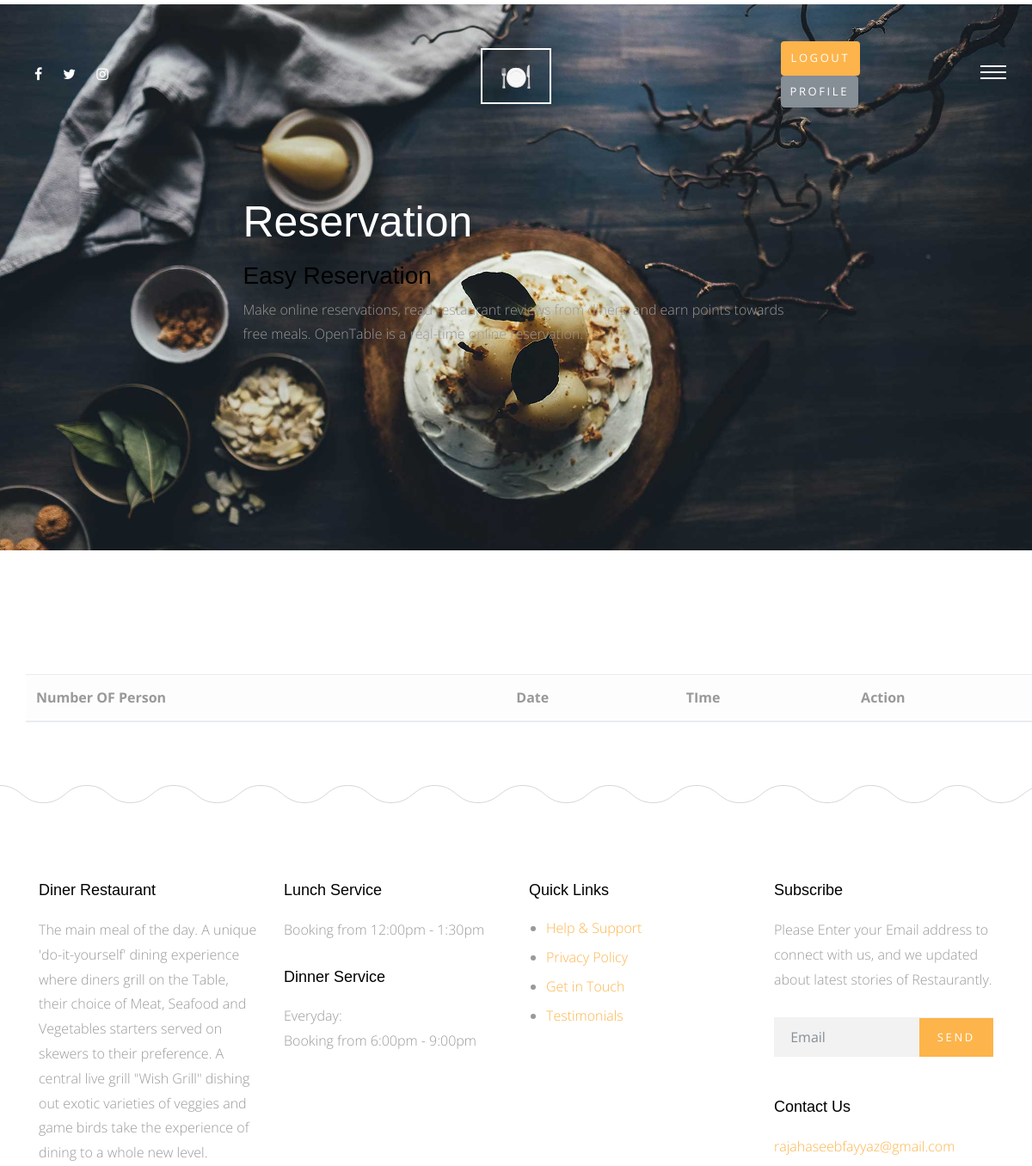
Page /reserve_table/user_detail (signed in, upper part) on the earlier database version.
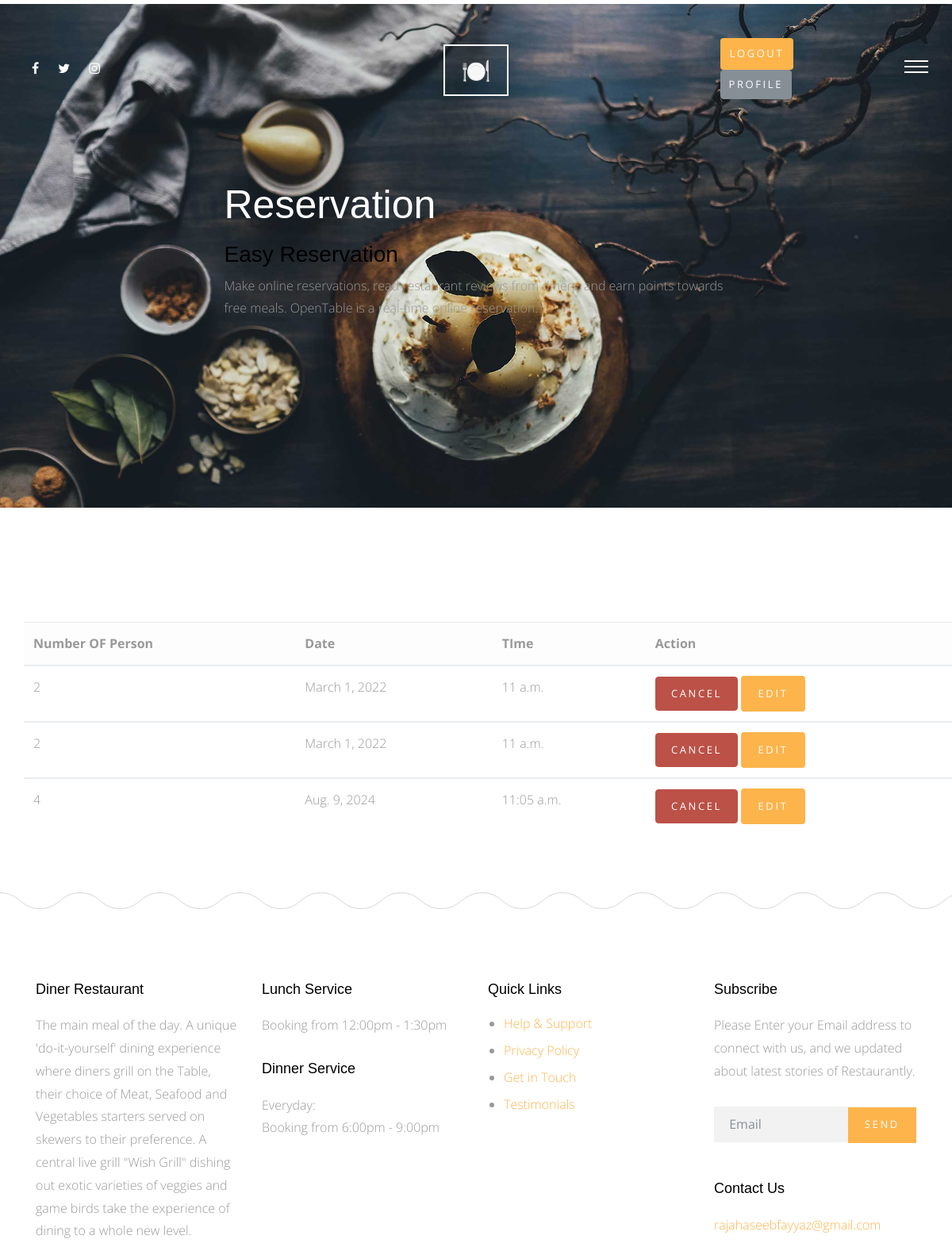
Same page on the later database version.
### reservation/models.py (models this page shows, shortened)
class Reservation(models.Model):
    user = models.ForeignKey(User, on_delete=models.CASCADE)
    number_of_persons = models.IntegerField()
    date = models.DateField()
    time = models.TimeField()
    class Meta:
        verbose_name = 'reservation'
        verbose_name_plural = 'reservations'

### reservation/views.py (the view)
# urls.py: path('user_detail', views.customer_detail, name='user_detail'),
def customer_detail(request):
    if request.user.is_authenticated:
        detail = Reservation.objects.filter(user__id = request.user.id)
    else:
        messages.error(request, "You must be logged in to see reservations made by you!")
        detail = None
    context = {'detail':detail}
    return render(request , 'user_detail.html' , context)

### reservation/templates/user_detail.html (shortened to what this page needs)
{% extends 'base.html' %}
{% load bootstrap4 %}
{% load static %}
{% block body %}
<div class="main-wrap">
    <div class="cover_1 cover_sm">
        <div class="img_bg" style="background-image: url({% static 'img/slider-1.jpg' %})"
            data-stellar-background-ratio="0.5">
            <div class="container">
                <div class="row align-items-center justify-content-center">
                    <div class="col-md-7" data-aos="fade-up">
                        <h2 class="heading">Reservation</h2>
                        <h3>Easy Reservation</h3>
                        <p>Make online reservations, read restaurant reviews from diners, and earn points towards free
                            meals. OpenTable is a real-time online reservation.</p>
                    </div>
                </div>
            </div>
        </div>
    </div>
</div>
{% if request.user.is_authenticated %}
<table class="table table-centered w-100 dt-responsive nowrap" id="products-datatable" style='margin-left:30px;'>
    <thead class="table-light">
        <tr>
            <th scope="col"> Number OF Person</th>
            <th scope="col"> Date</th>
            <th scope="col"> TIme</th>
            <th scope="col">Action</th>
        </tr>
    </thead>
    {% if detail %}
    {% for dt in detail %}
    <tbody>
        <tr>
            <td>{{ dt.number_of_persons }}</td>
            <td>{{ dt.date }}</td>
            <td>{{ dt.time }}</td>
            <td class="table-action">
                <a href="{% url 'reservation:delete_reservation' dt.id %}" class="action-icon"><button type="button"
                        class="btn btn-danger">Cancel</button></a>
                <a href="{% url 'reservation:edit_reservation' dt.id %}" class="action-icon"><button type="button"
                        class="btn btn-primary">Edit</button></a>
            </td>
        </tr>
    </tbody>
    {% endfor %}
    {% endif %}
</table>
{% endif %}
</div>
{% endblock body %}

### templates/base.html (shortened to what this page needs)
{% load static %}
<!doctype html>
<html lang="en">
  <head>
    <link rel="stylesheet" href="{% static 'css/bootstrap.css' %}">
    <link rel="stylesheet" href="{% static 'css/animate.css' %}">
    <link rel="stylesheet" href="{% static 'css/owl.carousel.min.css' %}">
    <link rel="stylesheet" href="{% static 'css/magnific-popup.css' %}">
    <link rel="stylesheet" href="{% static 'css/aos.css' %}">
    <link rel="stylesheet" href="{% static 'css/bootstrap-datepicker.css' %}">
    <link rel="stylesheet" href="{% static 'css/jquery.timepicker.css' %}">
    <link rel="stylesheet" href="{% static 'fonts/ionicons/css/ionicons.min.css' %}">
    <link rel="stylesheet" href="{% static 'fonts/fontawesome/css/font-awesome.min.css' %}">
    <link rel="stylesheet" href="{% static 'fonts/flaticon/font/flaticon.css' %}">
    <link rel="stylesheet" href="{% static 'css/style.css' %}">
  </head>
  <body>
    <div class="site-wrap">
      <header class="site-header">
        <div class="row align-items-center">
          <div class="col-5 col-md-3">
             <ul class="list-unstyled social">
              <li><a href="#"><span class="fa fa-facebook"></span></a></li>
              <li><a href="#"><span class="fa fa-twitter"></span></a></li>
              <li><a href="#"><span class="fa fa-instagram"></span></a></li>
            </ul>
          </div>
          <div class="col-2 col-md-6 text-center">
            <strong>
            <a href="/" class="site-logo" style="text-align: center;">🍽️</a>
          </strong>
        </div>
        <div class="col-3 col-md-2">
          <ul class="list-unstyled social">
            {% if request.user.is_authenticated %}
            <li><a class="btn btn-primary py-2" href="{% url 'accounts:logout_user' %}">Logout</a></li>
            <li><a class="btn btn-secondary py-2" href="{% url 'accounts:me' %}">Profile</a></li>
            {% else %}
             <li><a href="{% url 'accounts:login_user' %}" class="btn btn-primary py-2">Login</a></li>
             <li><a href="{% url 'accounts:signup_user' %}" class="btn btn-secondary py-2">Sign Up</a></li>
             {% endif %}
           </ul>
         </div>
          <div class="col-2 col-md-1 text-right menu-burger-wrap">
            <a href="#" class="site-nav-toggle js-site-nav-toggle"><i></i></a>
          </div>
        </div>
      </header>
      {% block body %}
      {% endblock body %}
      <footer>
        <div class="site-footer">
          <div class="container">
            <div class="row small-gutters mb-5">
              <div class="col-md-6 col-lg-3 mb-5" data-aos="fade" data-aos-delay="100">
                <div class="footer-widget">
                  <h3>Diner Restaurant</h3>
                  <p>The main meal of the day.
                    A unique 'do-it-yourself' dining experience where diners grill on the Table, their choice of Meat, Seafood and Vegetables starters served on skewers to their preference. A central live grill "Wish Grill" dishing out exotic varieties of veggies and game birds take the experience of dining to a whole new level.
                  </p>
                </div>
              </div>
              <div class="col-md-6 col-lg-3 mb-5" data-aos="fade" data-aos-delay="200">
                <div class="footer-widget">
                  <h3>Lunch Service</h3>
                  <p>Booking from 12:00pm - 1:30pm</p>
                  <h3>Dinner Service</h3>
                  <p>Everyday: <br> Booking from 6:00pm - 9:00pm</p>
                </div>
              </div>
              <div class="col-md-6 col-lg-3 mb-5" data-aos="fade" data-aos-delay="300">
                <div class="footer-widget">
                  <h3>Quick Links</h3>
                  <ul>
                    <li><a href="#">Help &amp; Support</a></li>
                    <li><a href="#">Privacy Policy</a></li>
                    <li><a href="#">Get in Touch</a></li>
                    <li><a href="#">Testimonials</a></li>
                  </ul>
                </div>
              </div>
              <div class="col-md-6 col-lg-3 mb-5" data-aos="fade" data-aos-delay="400">
                <div class="footer-widget footer-contact-widget">
                  <h3>Subscribe</h3>
                  <p>Please Enter your Email address to connect with us, and we updated about latest stories of Restaurantly.</p>
                  <form action="" class="form-subscribe mb-5">
                    <div class="form-group form-field">
                      <input type="submit" value="Send" class="btn btn-primary">
                      <input type="text" class="form-control" placeholder="Email">
                    </div>
                  </form>
                  <h3>Contact Us</h3>
                  <p class="contact-email">rajahaseebfayyaz@gmail.com</p>
                </div>
              </div>
            </div>
          </div>
        </div>
      </footer>
  </body>
</html>

### static/css/style.css (style rules this page uses)
html { overflow-x: hidden; }
body { background: #fff; font-family: "Open Sans", cursive; font-size: 16px; line-height: 1.8; font-weight: 300; color: #999999; }
a { -webkit-transition: .3s all ease; -o-transition: .3s all ease; transition: .3s all ease; text-decoration: none; }
h1, h2, h3, h4, h5 { color: #000; font-family: "Playfair Display", Arial, sans-serif; }
.btn, .form-control { outline: none; }
.btn { font-size: 13px; text-transform: uppercase; letter-spacing: .2em; }
.btn.btn-primary { color: #fff; border-width: 2px; }
.site-header { padding: 3em 30px; position: absolute; top: 0; z-index: 100; width: 100%; }
.site-header .site-logo { line-height: 0; padding: 10px 20px; border: 2px solid #fff; color: #fff; font-size: 30px; }
.site-header .social li { display: inline-block; }
.site-header .social li a { color: #fff; padding: 0 10px; }
.site-footer { background: url("../img/curve_line.svg") repeat-x top left; padding: 7em 0; }
.site-footer .footer-widget h3 { font-size: 18px; margin-bottom: 20px; }
.site-footer .footer-widget p { margin-bottom: 30px; }
.site-footer .footer-widget ul { padding-left: 20px; }
.site-footer .footer-widget ul li { line-height: 1.5; margin-bottom: 10px; }
.footer-contact-widget .contact-email { color: #fdb44b; }
.form-subscribe .form-group { position: relative; }
.form-subscribe .form-group input[type="email"], .form-subscribe .form-group input[type="text"] { -webkit-box-shadow: none !important; box-shadow: none !important; background: #f2f2f2; border: none; border-radius: 0 !important; padding-right: 100px; }
.form-subscribe .form-group input[type="submit"] { position: absolute; right: 0; top: 1px; border-radius: 0 !important; outline: none; -webkit-box-shadow: none !important; box-shadow: none !important; }
.menu-burger-wrap { position: relative; }
.site-nav-toggle { width: 30px; height: 30px; cursor: pointer; text-decoration: none; position: relative; top: -15px; z-index: 21; display: block !important; float: right; right: 0; display: none; border-bottom: none !important; }
.site-nav-toggle i { position: relative; display: -moz-inline-stack; display: inline-block; zoom: 1; *display: inline; width: 30px; height: 2px; font: bold 14px/.4 Helvetica; text-transform: uppercase; text-indent: -55px; background: #fff; -webkit-transition: all .2s ease-out; -o-transition: all .2s ease-out; transition: all .2s ease-out; }
.site-nav-toggle i:before, .site-nav-toggle i:after { content: ''; width: 30px; height: 2px; background: #fff; position: absolute; left: 0; -webkit-transition: 0.2s; -o-transition: 0.2s; transition: 0.2s; }
.site-nav-toggle i:before { top: -7px; }
.site-nav-toggle i:after { bottom: -7px; }
.cover_1 { position: relative; }
.cover_1 .img_bg { background-repeat: no-repeat; background-size: cover !important; background-position: center center; }
.cover_1 .img_bg, .cover_1 .img_bg > .container > .row { min-height: 700px; height: 100vh; }
.cover_1.cover_sm .img_bg, .cover_1.cover_sm .img_bg > .container > .row { min-height: 600px; height: 80vh; }
.cover_1 .heading { color: white; font-weight: 300; font-size: 30px; line-height: 1.5; }
@media (min-width: 768px) { .cover_1 .heading { font-size: 50px; line-height: 1.5; } }
.small-gutters { margin-right: -15px; margin-left: -15px; }
.small-gutters > [class*="col-"] { padding-right: 15px; padding-left: 15px; }

Differences in the rows shown:
now on this page (row edited): Reservation: number_of_persons "2", date "March 1, 2022", time "11 a.m."
now on this page (row edited): Reservation: number_of_persons "2", date "March 1, 2022", time "11 a.m."
added Reservation: number_of_persons "4", date "Aug. 9, 2024", time "11:05 a.m."
